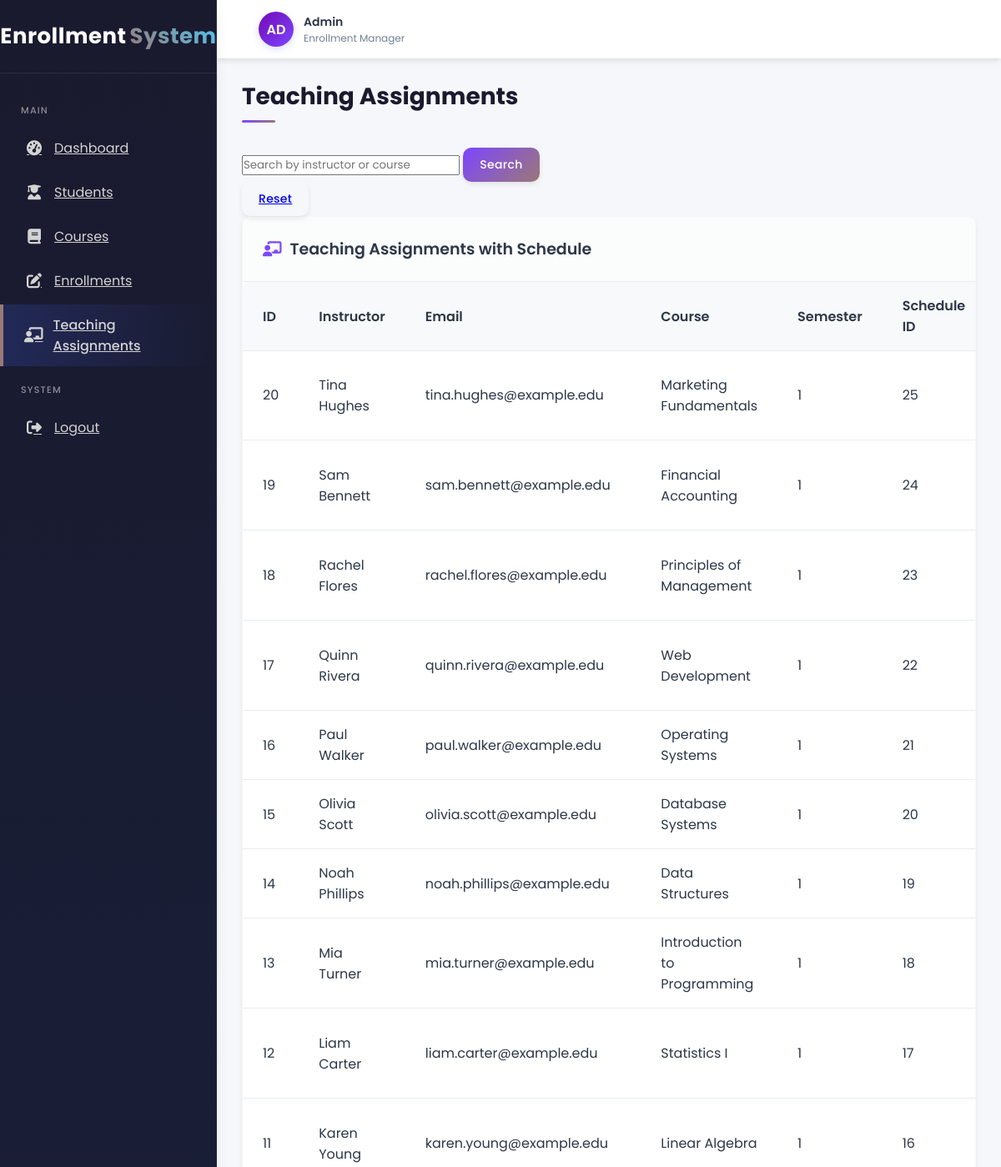
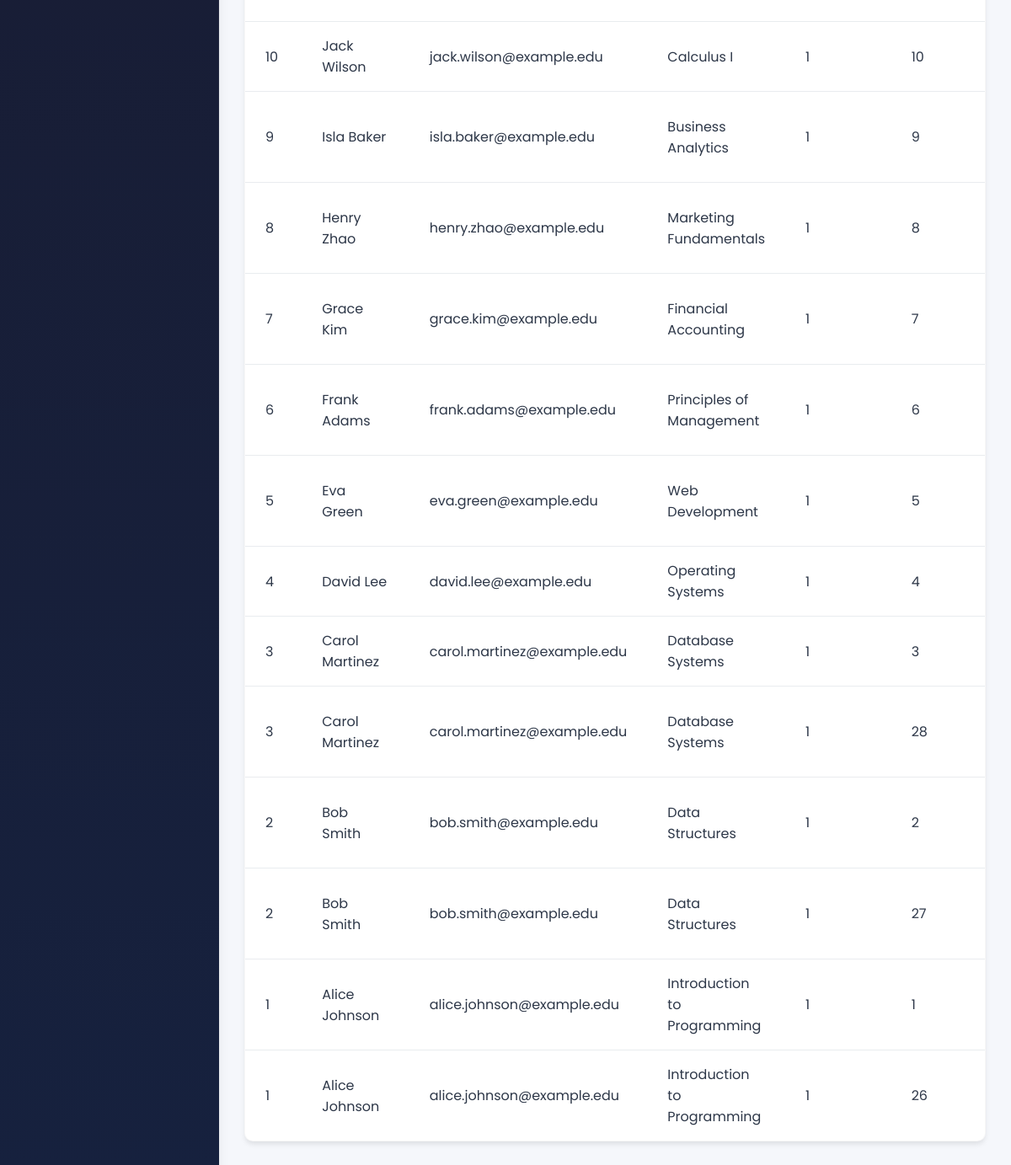
/teachingAssignment.php, run on the app's committed database (2 pictures, top to bottom).
### tables this page shows
CREATE TABLE `tbl_teaching_assignment` (
  `teach_assign_id` int(10) NOT NULL,
  `instructor_id` int(10) DEFAULT NULL,
  `course_id` int(10) DEFAULT NULL,
  `semester` int(1) NOT NULL
);

CREATE TABLE `tbl_instructor` (
  `instructor_id` int(10) NOT NULL,
  `instructor_fullname` varchar(50) NOT NULL,
  `instructor_email` varchar(50) NOT NULL,
  `instructor_DOB` date NOT NULL
);

CREATE TABLE `tbl_course` (
  `course_id` int(10) NOT NULL,
  `course_name` varchar(50) NOT NULL,
  `credits` int(5) NOT NULL,
  `department_id` int(10) DEFAULT NULL,
  `course_description` text NOT NULL
);

CREATE TABLE `tbl_schedule` (
  `schedule_id` int(10) NOT NULL,
  `day` date NOT NULL,
  `classroom_id` int(10) DEFAULT NULL,
  `teach_assign_id` int(10) DEFAULT NULL,
  `time_start` time NOT NULL,
  `time_end` time NOT NULL
);

### teachingAssignment.php (the view, shortened to what this page needs)
<?php
include("db.php");
$search = isset($_GET['search']) ? mysqli_real_escape_string($con, $_GET['search']) : '';
$query = "
    SELECT
        ta.teach_assign_id,
        i.instructor_fullname,
        i.instructor_email,
        c.course_name,
        ta.semester,
        s.schedule_id,
        s.day,
        s.time_start,
        s.time_end,
        cl.room_number
    FROM tbl_teaching_assignment ta
    LEFT JOIN tbl_instructor i ON ta.instructor_id = i.instructor_id
    LEFT JOIN tbl_course c ON ta.course_id = c.course_id
    LEFT JOIN tbl_schedule s ON ta.teach_assign_id = s.teach_assign_id
    LEFT JOIN tbl_classroom cl ON s.classroom_id = cl.classroom_id
    WHERE i.instructor_fullname LIKE '%$search%'
        OR c.course_name LIKE '%$search%'
    ORDER BY ta.teach_assign_id DESC
";
$result = mysqli_query($con, $query);
?>
<!DOCTYPE html>
<html lang="en">
<head>
  <link rel="stylesheet" href="dashboard.css" />
  <link rel="stylesheet" href="https://cdnjs.cloudflare.com/ajax/libs/font-awesome/6.4.2/css/all.min.css" />
</head>
<body>
<div class="container">
  <div class="sidebar">
    <div class="logo">
      <h1>Enrollment<span>System</span></h1>
    </div>
    <div class="nav-menu">
      <div class="menu-heading">Main</div>
      <a href="dad.php" class="nav-item"><i class="fas fa-tachometer-alt"></i> Dashboard</a>
      <a href="students.php" class="nav-item"><i class="fas fa-user-graduate"></i> Students</a>
      <a href="course.php" class="nav-item"><i class="fas fa-book"></i> Courses</a>
      <a href="enrollment.php" class="nav-item"><i class="fas fa-edit"></i> Enrollments</a>
      <a href="teachingAssignment.php" class="nav-item active"><i class="fas fa-chalkboard-teacher"></i> Teaching Assignments</a>
      <div class="menu-heading">System</div>
      <a href="login.php" class="nav-item"><i class="fas fa-sign-out-alt"></i> Logout</a>
    </div>
  </div>
  <div class="header">
    <div class="header-actions">
      <div class="user-profile">
        <div class="profile-img">AD</div>
        <div class="user-info">
          <div class="user-name">Admin</div>
          <div class="user-role">Enrollment Manager</div>
        </div>
      </div>
    </div>
  </div>
  <div class="main-content">
    <div class="page-title">
      <div class="title">Teaching Assignments</div>
    </div>
    <form method="get" class="mb-3" style="max-width: 400px;">
      <div class="input-group">
        <input type="text" name="search" class="form-control" placeholder="Search by instructor or course" value="<?php echo htmlspecialchars($search); ?>">
        <button type="submit" class="btn btn-primary">Search</button>
        <a href="teachingAssignment.php" class="btn btn-secondary">Reset</a>
      </div>
    </form>
    <div class="table-card">
      <div class="card-title">
        <h3><i class="fas fa-chalkboard-teacher"></i> Teaching Assignments with Schedule</h3>
      </div>
      <table class="data-table">
        <thead>
          <tr>
            <th>ID</th>
            <th>Instructor</th>
            <th>Email</th>
            <th>Course</th>
            <th>Semester</th>
            <th>Schedule ID</th>
          </tr>
        </thead>
        <tbody>
        <?php if (mysqli_num_rows($result) > 0): ?>
          <?php while($row = mysqli_fetch_assoc($result)): ?>
            <tr>
              <td><?php echo $row['teach_assign_id']; ?></td>
              <td><?php echo $row['instructor_fullname']; ?></td>
              <td><?php echo $row['instructor_email']; ?></td>
              <td><?php echo $row['course_name']; ?></td>
              <td><?php echo $row['semester']; ?></td>
              <td><?php echo $row['schedule_id']; ?></td>
    </tr>
          <?php endwhile; ?>
        <?php else: ?>
          <tr>
            <td colspan="10" class="text-center">No teaching assignments found.</td>
          </tr>
        <?php endif; ?>
        </tbody>
      </table>
    </div>
  </div>
</div>
</body>
</html>

### data on the page
tbl_teaching_assignment: teach_assign_id "20", instructor.instructor_fullname "Tina Hughes", instructor.instructor_email "tina.hughes@example.edu", course.course_name "Marketing Fundamentals", semester "1", tbl_schedule.schedule_id "25"
tbl_teaching_assignment: teach_assign_id "19", instructor.instructor_fullname "Sam Bennett", instructor.instructor_email "sam.bennett@example.edu", course.course_name "Financial Accounting", semester "1", tbl_schedule.schedule_id "24"
tbl_teaching_assignment: teach_assign_id "18", instructor.instructor_fullname "Rachel Flores", instructor.instructor_email "rachel.flores@example.edu", course.course_name "Principles of Management", semester "1", tbl_schedule.schedule_id "23"
tbl_teaching_assignment: teach_assign_id "17", instructor.instructor_fullname "Quinn Rivera", instructor.instructor_email "quinn.rivera@example.edu", course.course_name "Web Development", semester "1", tbl_schedule.schedule_id "22"
tbl_teaching_assignment: teach_assign_id "16", instructor.instructor_fullname "Paul Walker", instructor.instructor_email "paul.walker@example.edu", course.course_name "Operating Systems", semester "1", tbl_schedule.schedule_id "21"
tbl_teaching_assignment: teach_assign_id "15", instructor.instructor_fullname "Olivia Scott", instructor.instructor_email "olivia.scott@example.edu", course.course_name "Database Systems", semester "1", tbl_schedule.schedule_id "20"
tbl_teaching_assignment: teach_assign_id "14", instructor.instructor_fullname "Noah Phillips", instructor.instructor_email "noah.phillips@example.edu", course.course_name "Data Structures", semester "1", tbl_schedule.schedule_id "19"
tbl_teaching_assignment: teach_assign_id "13", instructor.instructor_fullname "Mia Turner", instructor.instructor_email "mia.turner@example.edu", course.course_name "Introduction to Programming", semester "1", tbl_schedule.schedule_id "18"
tbl_teaching_assignment: teach_assign_id "12", instructor.instructor_fullname "Liam Carter", instructor.instructor_email "liam.carter@example.edu", course.course_name "Statistics I", semester "1", tbl_schedule.schedule_id "17"
tbl_teaching_assignment: teach_assign_id "11", instructor.instructor_fullname "Karen Young", instructor.instructor_email "karen.young@example.edu", course.course_name "Linear Algebra", semester "1", tbl_schedule.schedule_id "16"
tbl_teaching_assignment: teach_assign_id "10", instructor.instructor_fullname "Jack Wilson", instructor.instructor_email "jack.wilson@example.edu", course.course_name "Calculus I", semester "1", tbl_schedule.schedule_id "10"
tbl_teaching_assignment: teach_assign_id "9", instructor.instructor_fullname "Isla Baker", instructor.instructor_email "isla.baker@example.edu", course.course_name "Business Analytics", semester "1", tbl_schedule.schedule_id "9"
tbl_teaching_assignment: teach_assign_id "8", instructor.instructor_fullname "Henry Zhao", instructor.instructor_email "henry.zhao@example.edu", course.course_name "Marketing Fundamentals", semester "1", tbl_schedule.schedule_id "8"
tbl_teaching_assignment: teach_assign_id "7", instructor.instructor_fullname "Grace Kim", instructor.instructor_email "grace.kim@example.edu", course.course_name "Financial Accounting", semester "1", tbl_schedule.schedule_id "7"
tbl_teaching_assignment: teach_assign_id "6", instructor.instructor_fullname "Frank Adams", instructor.instructor_email "frank.adams@example.edu", course.course_name "Principles of Management", semester "1", tbl_schedule.schedule_id "6"
tbl_teaching_assignment: teach_assign_id "5", instructor.instructor_fullname "Eva Green", instructor.instructor_email "eva.green@example.edu", course.course_name "Web Development", semester "1", tbl_schedule.schedule_id "5"
tbl_teaching_assignment: teach_assign_id "4", instructor.instructor_fullname "David Lee", instructor.instructor_email "david.lee@example.edu", course.course_name "Operating Systems", semester "1", tbl_schedule.schedule_id "4"
tbl_teaching_assignment: teach_assign_id "3", instructor.instructor_fullname "Carol Martinez", instructor.instructor_email "carol.martinez@example.edu", course.course_name "Database Systems", semester "1", tbl_schedule.schedule_id "3", tbl_schedule.schedule_id "28"
tbl_teaching_assignment: teach_assign_id "2", instructor.instructor_fullname "Bob Smith", instructor.instructor_email "bob.smith@example.edu", course.course_name "Data Structures", semester "1", tbl_schedule.schedule_id "2", tbl_schedule.schedule_id "27"
tbl_teaching_assignment: teach_assign_id "1", instructor.instructor_fullname "Alice Johnson", instructor.instructor_email "alice.johnson@example.edu", course.course_name "Introduction to Programming", semester "1", tbl_schedule.schedule_id "1", tbl_schedule.schedule_id "26"
